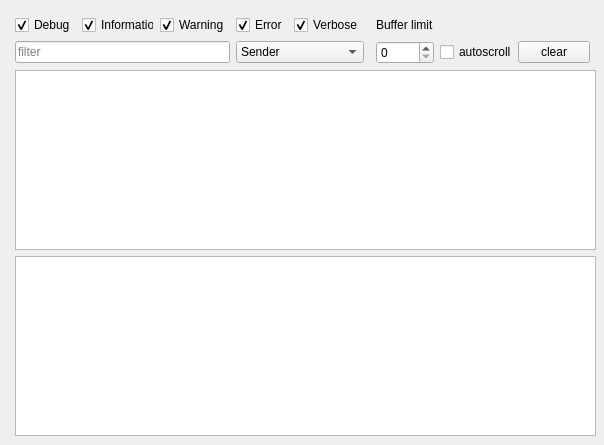
<?xml version="1.0" encoding="UTF-8"?>
<ui version="4.0">
 <class>LogcatDialog</class>
 <widget class="QDialog" name="LogcatDialog">
  <property name="geometry">
   <rect>
    <x>0</x>
    <y>0</y>
    <width>604</width>
    <height>445</height>
   </rect>
  </property>
  <property name="windowTitle">
   <string>Logcat</string>
  </property>
  <property name="windowIcon">
   <iconset resource="../zasoby.qrc">
    <normaloff>:/icons/android.ico</normaloff>:/icons/android.ico</iconset>
  </property>
  <widget class="QWidget" name="gridLayoutWidget">
   <property name="geometry">
    <rect>
     <x>10</x>
     <y>10</y>
     <width>591</width>
     <height>431</height>
    </rect>
   </property>
   <layout class="QGridLayout" name="layoutLogcat">
    <item row="1" column="1">
     <widget class="QCheckBox" name="checkBoxDebug">
      <property name="text">
       <string>Debug</string>
      </property>
      <property name="checked">
       <bool>true</bool>
      </property>
     </widget>
    </item>
    <item row="1" column="3">
     <widget class="QCheckBox" name="checkBoxWarnings">
      <property name="text">
       <string>Warning</string>
      </property>
      <property name="checked">
       <bool>true</bool>
      </property>
     </widget>
    </item>
    <item row="1" column="2">
     <widget class="QCheckBox" name="checkBoxInformations">
      <property name="text">
       <string>Information</string>
      </property>
      <property name="checked">
       <bool>true</bool>
      </property>
     </widget>
    </item>
    <item row="1" column="4">
     <widget class="QCheckBox" name="checkBoxErrors">
      <property name="text">
       <string>Error</string>
      </property>
      <property name="checked">
       <bool>true</bool>
      </property>
     </widget>
    </item>
    <item row="4" column="1" colspan="10">
     <widget class="QTableView" name="tableView">
      <property name="editTriggers">
       <set>QAbstractItemView::NoEditTriggers</set>
      </property>
      <property name="dragDropOverwriteMode">
       <bool>false</bool>
      </property>
      <property name="alternatingRowColors">
       <bool>true</bool>
      </property>
      <property name="selectionMode">
       <enum>QAbstractItemView::SingleSelection</enum>
      </property>
      <property name="verticalScrollMode">
       <enum>QAbstractItemView::ScrollPerPixel</enum>
      </property>
      <property name="horizontalScrollMode">
       <enum>QAbstractItemView::ScrollPerPixel</enum>
      </property>
      <property name="wordWrap">
       <bool>false</bool>
      </property>
      <property name="cornerButtonEnabled">
       <bool>false</bool>
      </property>
      <attribute name="verticalHeaderVisible">
       <bool>false</bool>
      </attribute>
      <attribute name="verticalHeaderShowSortIndicator" stdset="0">
       <bool>false</bool>
      </attribute>
     </widget>
    </item>
    <item row="5" column="1" colspan="10">
     <widget class="QTextBrowser" name="textBrowser">
      <property name="enabled">
       <bool>true</bool>
      </property>
      <property name="focusPolicy">
       <enum>Qt::ClickFocus</enum>
      </property>
     </widget>
    </item>
    <item row="1" column="5">
     <widget class="QCheckBox" name="checkBoxVerbose">
      <property name="text">
       <string>Verbose</string>
      </property>
      <property name="checked">
       <bool>true</bool>
      </property>
     </widget>
    </item>
    <item row="2" column="1" colspan="3">
     <widget class="QLineEdit" name="lineEdit">
      <property name="placeholderText">
       <string>filter</string>
      </property>
     </widget>
    </item>
    <item row="2" column="4" colspan="2">
     <widget class="QComboBox" name="comboBox">
      <item>
       <property name="text">
        <string>Sender</string>
       </property>
      </item>
      <item>
       <property name="text">
        <string>Message</string>
       </property>
      </item>
     </widget>
    </item>
    <item row="2" column="10">
     <spacer name="horizontalSpacer">
      <property name="orientation">
       <enum>Qt::Horizontal</enum>
      </property>
      <property name="sizeHint" stdset="0">
       <size>
        <width>40</width>
        <height>20</height>
       </size>
      </property>
     </spacer>
    </item>
    <item row="0" column="2">
     <spacer name="verticalSpacer">
      <property name="orientation">
       <enum>Qt::Vertical</enum>
      </property>
      <property name="sizeType">
       <enum>QSizePolicy::Fixed</enum>
      </property>
      <property name="sizeHint" stdset="0">
       <size>
        <width>20</width>
        <height>5</height>
       </size>
      </property>
     </spacer>
    </item>
    <item row="6" column="1">
     <spacer name="verticalSpacer_2">
      <property name="orientation">
       <enum>Qt::Vertical</enum>
      </property>
      <property name="sizeType">
       <enum>QSizePolicy::Fixed</enum>
      </property>
      <property name="sizeHint" stdset="0">
       <size>
        <width>20</width>
        <height>5</height>
       </size>
      </property>
     </spacer>
    </item>
    <item row="1" column="0">
     <spacer name="horizontalSpacer_2">
      <property name="orientation">
       <enum>Qt::Horizontal</enum>
      </property>
      <property name="sizeType">
       <enum>QSizePolicy::Fixed</enum>
      </property>
      <property name="sizeHint" stdset="0">
       <size>
        <width>5</width>
        <height>20</height>
       </size>
      </property>
     </spacer>
    </item>
    <item row="4" column="11">
     <spacer name="horizontalSpacer_3">
      <property name="orientation">
       <enum>Qt::Horizontal</enum>
      </property>
      <property name="sizeType">
       <enum>QSizePolicy::Fixed</enum>
      </property>
      <property name="sizeHint" stdset="0">
       <size>
        <width>5</width>
        <height>20</height>
       </size>
      </property>
     </spacer>
    </item>
    <item row="2" column="7">
     <widget class="QSpinBox" name="spinBoxBufferLimit">
      <property name="maximum">
       <number>9999</number>
      </property>
     </widget>
    </item>
    <item row="1" column="7">
     <widget class="QLabel" name="label">
      <property name="text">
       <string>Buffer limit</string>
      </property>
     </widget>
    </item>
    <item row="2" column="8">
     <widget class="QCheckBox" name="checkBoxAutoScroll">
      <property name="text">
       <string>autoscroll</string>
      </property>
     </widget>
    </item>
    <item row="2" column="9">
     <widget class="QPushButton" name="pushButtonClearLogcat">
      <property name="focusPolicy">
       <enum>Qt::NoFocus</enum>
      </property>
      <property name="text">
       <string>clear</string>
      </property>
     </widget>
    </item>
   </layout>
  </widget>
 </widget>
 <resources>
  <include location="../zasoby.qrc"/>
 </resources>
 <connections/>
</ui>
